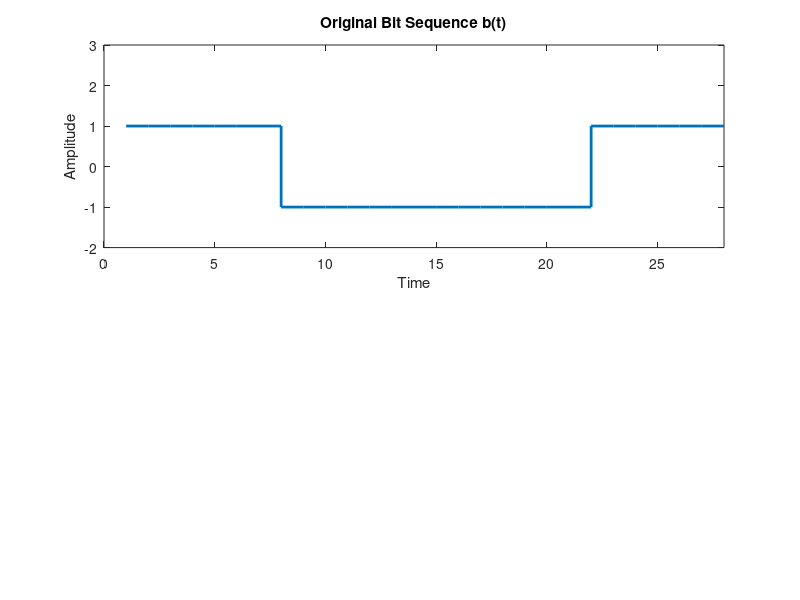

This chart was generated by the following MATLAB code: (Note: this script raises an error after producing the figure.)
clc;
close all;
clear all;
b = 1001;
% b = input('Enter The input Bits : ');
value_str = num2str(b);
b = arrayfun(@(x) str2double(x), value_str);
ln = length(b);

for i = 1:ln
    if b(i) == 0
        b(i) = -1;
    end
end   
k = 1;
for i = 1:ln
   for j = 1:7
       bb(k) = b(i);
       k = k + 1;
   end
end

len = length(bb);
subplot(2,1,1);
stairs(bb, 'linewidth', 2);
axis([0 len -2 3]);
title('Original Bit Sequence b(t)');
xlabel("Time");
ylabel("Amplitude");
pn = comm.PNSequence('Polynomial', [3 2 0], 'InitialConditions', [1 0 0], 'SamplesPerFrame', 7*ln);
pr_sig = pn();
pr_sig(pr_sig == 0) = -1;  % Convert 0s to -1s

subplot(2,1,2);
stairs(pr_sig, 'linewidth', 2);
axis([0 len -2 3]);
title('Pseudorandom Bit Sequence pr_sig(t)');
xlabel("Time");
ylabel("Amplitude");
bbs = bb .* pr_sig';
dsss = [];
t = 0:1/10:2*pi;   
c1 = sin(t + pi); 
c2 = sin(t);       

for k = 1:len
    if bbs(k) == -1
        dsss = [dsss c1];
    else
        dsss = [dsss c2];
    end
end

figure,
subplot(2,1,1);
stairs(bbs, 'linewidth', 2);
axis([0 len -2 3]);
title('Multiplier Output Sequence b(t)*pr_sig(t)');
xlabel("Time");
ylabel("Amplitude");
t_dsss = linspace(0, length(dsss)/63, length(dsss)); % Adjust based on sampling rate
subplot(2,1,2);
plot(t_dsss, dsss);
axis('tight');
title('DSSS Signal');
xlabel("Time");
ylabel("Amplitude");
